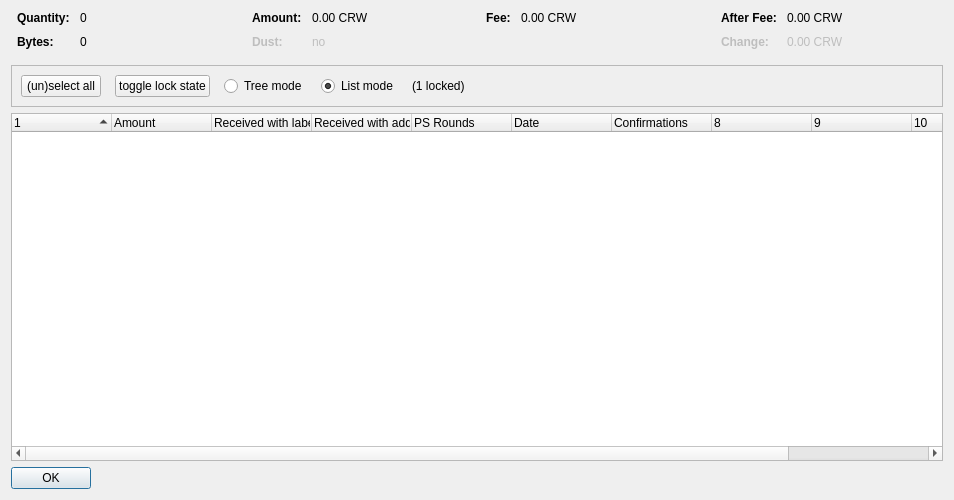
<?xml version="1.0" encoding="UTF-8"?>
<ui version="4.0">
 <class>CoinControlDialog</class>
 <widget class="QDialog" name="CoinControlDialog">
  <property name="geometry">
   <rect>
    <x>0</x>
    <y>0</y>
    <width>954</width>
    <height>500</height>
   </rect>
  </property>
  <property name="windowTitle">
   <string>Coin Selection</string>
  </property>
  <layout class="QVBoxLayout" name="verticalLayout">
   <item>
    <layout class="QHBoxLayout" name="horizontalLayoutTop" stretch="0,0,0,0">
     <property name="topMargin">
      <number>0</number>
     </property>
     <property name="bottomMargin">
      <number>10</number>
     </property>
     <item>
      <layout class="QFormLayout" name="formLayoutCoinControl1">
       <property name="horizontalSpacing">
        <number>10</number>
       </property>
       <property name="verticalSpacing">
        <number>10</number>
       </property>
       <property name="leftMargin">
        <number>6</number>
       </property>
       <property name="rightMargin">
        <number>6</number>
       </property>
       <item row="0" column="0">
        <widget class="QLabel" name="labelCoinControlQuantityText">
         <property name="font">
          <font>
           <weight>75</weight>
           <bold>true</bold>
          </font>
         </property>
         <property name="text">
          <string>Quantity:</string>
         </property>
        </widget>
       </item>
       <item row="0" column="1">
        <widget class="QLabel" name="labelCoinControlQuantity">
         <property name="cursor">
          <cursorShape>IBeamCursor</cursorShape>
         </property>
         <property name="contextMenuPolicy">
          <enum>Qt::ActionsContextMenu</enum>
         </property>
         <property name="text">
          <string notr="true">0</string>
         </property>
         <property name="textInteractionFlags">
          <set>Qt::LinksAccessibleByMouse|Qt::TextSelectableByKeyboard|Qt::TextSelectableByMouse</set>
         </property>
        </widget>
       </item>
       <item row="1" column="0">
        <widget class="QLabel" name="labelCoinControlBytesText">
         <property name="font">
          <font>
           <weight>75</weight>
           <bold>true</bold>
          </font>
         </property>
         <property name="text">
          <string>Bytes:</string>
         </property>
        </widget>
       </item>
       <item row="1" column="1">
        <widget class="QLabel" name="labelCoinControlBytes">
         <property name="cursor">
          <cursorShape>IBeamCursor</cursorShape>
         </property>
         <property name="contextMenuPolicy">
          <enum>Qt::ActionsContextMenu</enum>
         </property>
         <property name="text">
          <string notr="true">0</string>
         </property>
         <property name="textInteractionFlags">
          <set>Qt::LinksAccessibleByMouse|Qt::TextSelectableByKeyboard|Qt::TextSelectableByMouse</set>
         </property>
        </widget>
       </item>
      </layout>
     </item>
     <item>
      <layout class="QFormLayout" name="formLayoutCoinControl2">
       <property name="horizontalSpacing">
        <number>10</number>
       </property>
       <property name="verticalSpacing">
        <number>10</number>
       </property>
       <property name="leftMargin">
        <number>6</number>
       </property>
       <property name="rightMargin">
        <number>6</number>
       </property>
       <item row="0" column="0">
        <widget class="QLabel" name="labelCoinControlAmountText">
         <property name="font">
          <font>
           <weight>75</weight>
           <bold>true</bold>
          </font>
         </property>
         <property name="text">
          <string>Amount:</string>
         </property>
        </widget>
       </item>
       <item row="0" column="1">
        <widget class="QLabel" name="labelCoinControlAmount">
         <property name="cursor">
          <cursorShape>IBeamCursor</cursorShape>
         </property>
         <property name="contextMenuPolicy">
          <enum>Qt::ActionsContextMenu</enum>
         </property>
         <property name="text">
          <string notr="true">0.00 CRW</string>
         </property>
         <property name="textInteractionFlags">
          <set>Qt::LinksAccessibleByMouse|Qt::TextSelectableByKeyboard|Qt::TextSelectableByMouse</set>
         </property>
        </widget>
       </item>
       <item row="1" column="0">
        <widget class="QLabel" name="labelCoinControlLowOutputText">
         <property name="enabled">
          <bool>false</bool>
         </property>
         <property name="font">
          <font>
           <weight>75</weight>
           <bold>true</bold>
          </font>
         </property>
         <property name="text">
          <string>Dust:</string>
         </property>
        </widget>
       </item>
       <item row="1" column="1">
        <widget class="QLabel" name="labelCoinControlLowOutput">
         <property name="enabled">
          <bool>false</bool>
         </property>
         <property name="cursor">
          <cursorShape>IBeamCursor</cursorShape>
         </property>
         <property name="contextMenuPolicy">
          <enum>Qt::ActionsContextMenu</enum>
         </property>
         <property name="text">
          <string notr="true">no</string>
         </property>
         <property name="textInteractionFlags">
          <set>Qt::LinksAccessibleByMouse|Qt::TextSelectableByKeyboard|Qt::TextSelectableByMouse</set>
         </property>
        </widget>
       </item>
      </layout>
     </item>
     <item>
      <layout class="QFormLayout" name="formLayoutCoinControl3">
       <property name="horizontalSpacing">
        <number>10</number>
       </property>
       <property name="verticalSpacing">
        <number>10</number>
       </property>
       <property name="leftMargin">
        <number>6</number>
       </property>
       <property name="rightMargin">
        <number>6</number>
       </property>
       <item row="0" column="0">
        <widget class="QLabel" name="labelCoinControlFeeText">
         <property name="font">
          <font>
           <weight>75</weight>
           <bold>true</bold>
          </font>
         </property>
         <property name="text">
          <string>Fee:</string>
         </property>
        </widget>
       </item>
       <item row="0" column="1">
        <widget class="QLabel" name="labelCoinControlFee">
         <property name="cursor">
          <cursorShape>IBeamCursor</cursorShape>
         </property>
         <property name="contextMenuPolicy">
          <enum>Qt::ActionsContextMenu</enum>
         </property>
         <property name="text">
          <string notr="true">0.00 CRW</string>
         </property>
         <property name="textInteractionFlags">
          <set>Qt::LinksAccessibleByMouse|Qt::TextSelectableByKeyboard|Qt::TextSelectableByMouse</set>
         </property>
        </widget>
       </item>
      </layout>
     </item>
     <item>
      <layout class="QFormLayout" name="formLayoutCoinControl4">
       <property name="horizontalSpacing">
        <number>10</number>
       </property>
       <property name="verticalSpacing">
        <number>10</number>
       </property>
       <property name="leftMargin">
        <number>6</number>
       </property>
       <property name="rightMargin">
        <number>6</number>
       </property>
       <item row="0" column="0">
        <widget class="QLabel" name="labelCoinControlAfterFeeText">
         <property name="font">
          <font>
           <weight>75</weight>
           <bold>true</bold>
          </font>
         </property>
         <property name="text">
          <string>After Fee:</string>
         </property>
        </widget>
       </item>
       <item row="0" column="1">
        <widget class="QLabel" name="labelCoinControlAfterFee">
         <property name="cursor">
          <cursorShape>IBeamCursor</cursorShape>
         </property>
         <property name="contextMenuPolicy">
          <enum>Qt::ActionsContextMenu</enum>
         </property>
         <property name="text">
          <string notr="true">0.00 CRW</string>
         </property>
         <property name="textInteractionFlags">
          <set>Qt::LinksAccessibleByMouse|Qt::TextSelectableByKeyboard|Qt::TextSelectableByMouse</set>
         </property>
        </widget>
       </item>
       <item row="1" column="0">
        <widget class="QLabel" name="labelCoinControlChangeText">
         <property name="enabled">
          <bool>false</bool>
         </property>
         <property name="font">
          <font>
           <weight>75</weight>
           <bold>true</bold>
          </font>
         </property>
         <property name="text">
          <string>Change:</string>
         </property>
        </widget>
       </item>
       <item row="1" column="1">
        <widget class="QLabel" name="labelCoinControlChange">
         <property name="enabled">
          <bool>false</bool>
         </property>
         <property name="cursor">
          <cursorShape>IBeamCursor</cursorShape>
         </property>
         <property name="contextMenuPolicy">
          <enum>Qt::ActionsContextMenu</enum>
         </property>
         <property name="text">
          <string notr="true">0.00 CRW</string>
         </property>
         <property name="textInteractionFlags">
          <set>Qt::LinksAccessibleByMouse|Qt::TextSelectableByKeyboard|Qt::TextSelectableByMouse</set>
         </property>
        </widget>
       </item>
      </layout>
     </item>
    </layout>
   </item>
   <item>
    <widget class="QFrame" name="frame">
     <property name="minimumSize">
      <size>
       <width>0</width>
       <height>40</height>
      </size>
     </property>
     <property name="frameShape">
      <enum>QFrame::StyledPanel</enum>
     </property>
     <property name="frameShadow">
      <enum>QFrame::Sunken</enum>
     </property>
     <layout class="QHBoxLayout" name="horizontalLayout">
      <item>
       <layout class="QHBoxLayout" name="horizontalLayoutPanel" stretch="0,0,0,0,0,0">
        <property name="spacing">
         <number>14</number>
        </property>
        <item>
         <widget class="QPushButton" name="pushButtonSelectAll">
          <property name="sizePolicy">
           <sizepolicy hsizetype="Maximum" vsizetype="Fixed">
            <horstretch>0</horstretch>
            <verstretch>0</verstretch>
           </sizepolicy>
          </property>
          <property name="text">
           <string>(un)select all</string>
          </property>
          <property name="autoDefault">
           <bool>false</bool>
          </property>
         </widget>
        </item>
        <item>
         <widget class="QPushButton" name="pushButtonToggleLock">
          <property name="sizePolicy">
           <sizepolicy hsizetype="Maximum" vsizetype="Fixed">
            <horstretch>0</horstretch>
            <verstretch>0</verstretch>
           </sizepolicy>
          </property>
          <property name="text">
           <string>toggle lock state</string>
          </property>
          <property name="autoDefault">
           <bool>false</bool>
          </property>
         </widget>
        </item>
        <item>
         <widget class="QRadioButton" name="radioTreeMode">
          <property name="sizePolicy">
           <sizepolicy hsizetype="Maximum" vsizetype="Fixed">
            <horstretch>0</horstretch>
            <verstretch>0</verstretch>
           </sizepolicy>
          </property>
          <property name="text">
           <string>Tree mode</string>
          </property>
         </widget>
        </item>
        <item>
         <widget class="QRadioButton" name="radioListMode">
          <property name="sizePolicy">
           <sizepolicy hsizetype="Maximum" vsizetype="Fixed">
            <horstretch>0</horstretch>
            <verstretch>0</verstretch>
           </sizepolicy>
          </property>
          <property name="text">
           <string>List mode</string>
          </property>
          <property name="checked">
           <bool>true</bool>
          </property>
         </widget>
        </item>
        <item>
         <widget class="QLabel" name="labelLocked">
          <property name="text">
           <string>(1 locked)</string>
          </property>
         </widget>
        </item>
        <item>
         <spacer name="horizontalSpacer">
          <property name="orientation">
           <enum>Qt::Horizontal</enum>
          </property>
          <property name="sizeHint" stdset="0">
           <size>
            <width>40</width>
            <height>20</height>
           </size>
          </property>
         </spacer>
        </item>
       </layout>
      </item>
     </layout>
    </widget>
   </item>
   <item>
    <widget class="CoinControlTreeWidget" name="treeWidget">
     <property name="contextMenuPolicy">
      <enum>Qt::CustomContextMenu</enum>
     </property>
     <property name="sortingEnabled">
      <bool>false</bool>
     </property>
     <property name="columnCount">
      <number>11</number>
     </property>
     <attribute name="headerShowSortIndicator" stdset="0">
      <bool>true</bool>
     </attribute>
     <attribute name="headerStretchLastSection">
      <bool>false</bool>
     </attribute>
     <column>
      <property name="text">
       <string/>
      </property>
     </column>
     <column>
      <property name="text">
       <string>Amount</string>
      </property>
     </column>
     <column>
      <property name="text">
       <string>Received with label</string>
      </property>
     </column>
     <column>
      <property name="text">
       <string>Received with address</string>
      </property>
     </column>
     <column>
      <property name="text">
       <string>PS Rounds</string>
      </property>
     </column>
     <column>
      <property name="text">
       <string>Date</string>
      </property>
     </column>
     <column>
      <property name="text">
       <string>Confirmations</string>
      </property>
      <property name="toolTip">
       <string>Confirmed</string>
      </property>
     </column>
     <column>
      <property name="text">
       <string/>
      </property>
     </column>
     <column>
      <property name="text">
       <string/>
      </property>
     </column>
     <column>
      <property name="text">
       <string/>
      </property>
     </column>
     <column>
      <property name="text">
       <string/>
      </property>
     </column>
    </widget>
   </item>
   <item>
    <widget class="QDialogButtonBox" name="buttonBox">
     <property name="sizePolicy">
      <sizepolicy hsizetype="Maximum" vsizetype="Fixed">
       <horstretch>0</horstretch>
       <verstretch>0</verstretch>
      </sizepolicy>
     </property>
     <property name="orientation">
      <enum>Qt::Horizontal</enum>
     </property>
     <property name="standardButtons">
      <set>QDialogButtonBox::Ok</set>
     </property>
    </widget>
   </item>
  </layout>
 </widget>
 <customwidgets>
  <customwidget>
   <class>CoinControlTreeWidget</class>
   <extends>QTreeWidget</extends>
   <header>qt/coincontroltreewidget.h</header>
  </customwidget>
 </customwidgets>
 <resources/>
 <connections/>
</ui>
